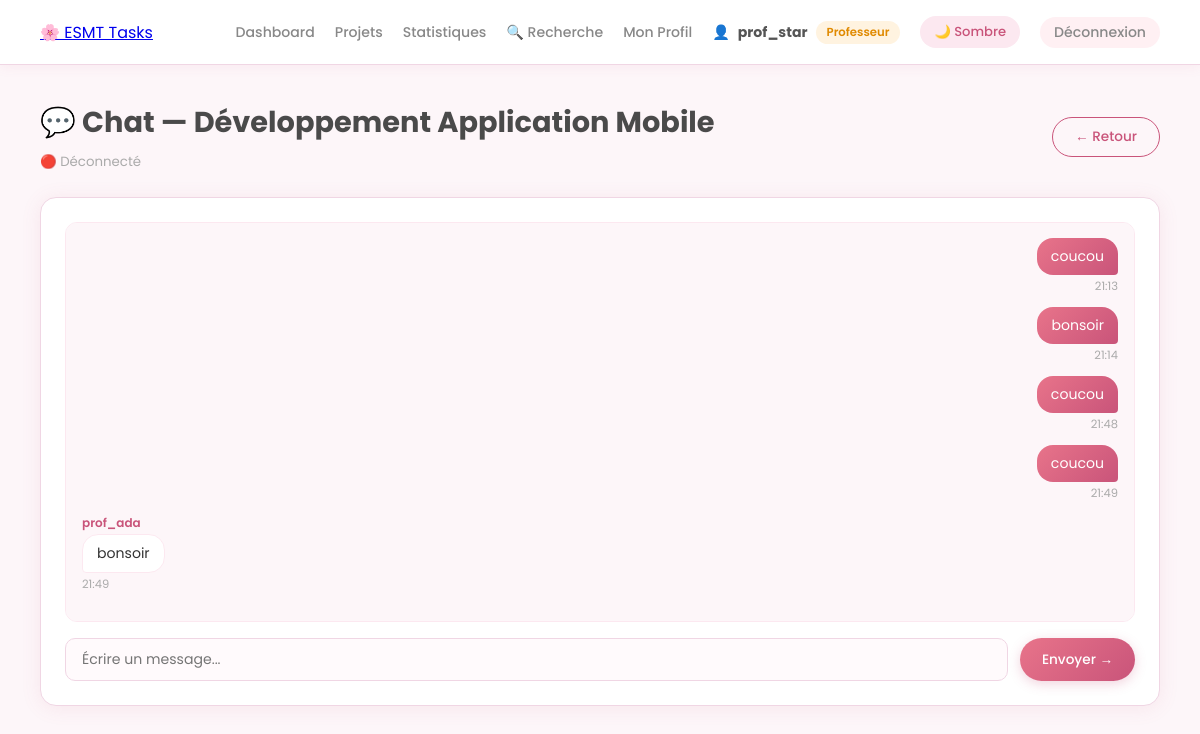
The page /api/projets/2/chat/ (signed in) on the database its author committed.
### accounts/models.py (models this page shows, shortened)
class User(AbstractUser):
    ROLE_CHOICES = [
        ('etudiant', 'Étudiant'),
        ('professeur', 'Professeur'),
    ]
    role = models.CharField(max_length=20, choices=ROLE_CHOICES, default='etudiant')
    avatar = models.ImageField(upload_to='avatars/', null=True, blank=True)

### projects/models.py (models this page shows, shortened)
class Project(models.Model):
    titre = models.CharField(max_length=200)
    description = models.TextField(blank=True)
    createur = models.ForeignKey(User, on_delete=models.CASCADE, related_name='projets_crees')
    membres = models.ManyToManyField(User, related_name='projets_membres', blank=True)
    date_creation = models.DateTimeField(auto_now_add=True)
    date_modification = models.DateTimeField(auto_now=True)

### chat/models.py (models this page shows, shortened)
class Message(models.Model):
    projet = models.ForeignKey(Project, on_delete=models.CASCADE, related_name='messages')
    auteur = models.ForeignKey(User, on_delete=models.CASCADE)
    contenu = models.TextField()
    date_envoi = models.DateTimeField(auto_now_add=True)
    class Meta:
        ordering = ['date_envoi']

### chat/views.py (the view)
# urls.py: path('projets/<int:projet_id>/chat/', views.chat_projet, name='chat_projet'),
@login_required
def chat_projet(request, projet_id):
    projet = get_object_or_404(Project, pk=projet_id)
    messages_anciens = Message.objects.filter(projet=projet).order_by('date_envoi')
    return render(request, 'chat/chat.html', {
        'projet': projet,
        'messages_anciens': messages_anciens,
    })

### templates/Chat/Chat.html (shortened to what this page needs)
{% extends 'base.html' %}
{% block content %}
<div style="display:flex; justify-content:space-between; align-items:center; margin-bottom:24px;">
    <div>
        <h2 style="font-size:1.8rem; font-weight:700; margin-bottom:4px;">
            💬 Chat — {{ projet.titre }}
        </h2>
        <small style="color:#aaa;" id="status">🔴 Connexion...</small>
    </div>
    <a href="{% url 'projet_detail' projet.pk %}" class="btn btn-outline-rose">
        ← Retour
    </a>
</div>
<div class="card" style="padding:24px;">
    <div class="messages-container" id="messages">
        {% for msg in messages_anciens %}
        <div class="message-bubble {% if msg.auteur == request.user %}moi{% else %}autre{% endif %}">
            {% if msg.auteur != request.user %}
            <span style="font-size:0.75rem; color:#c9547a; font-weight:600; margin-bottom:2px;">
                {{ msg.auteur.username }}
            </span>
            {% endif %}
            <div class="bubble-content">{{ msg.contenu }}</div>
            <span class="bubble-meta">
                {{ msg.date_envoi|date:"H:i" }}
            </span>
        </div>
        {% endfor %}
    </div>
    <div style="display:flex; gap:12px;">
        <input id="message-input" type="text" placeholder="Écrire un message..."
            class="input-esmt" style="flex:1;"
            onkeypress="if(event.key==='Enter') envoyerMessage()">
        <button onclick="envoyerMessage()" class="btn-rose">
            Envoyer →
        </button>
    </div>
</div>
{% endblock %}

### templates/base.html (shortened to what this page needs)
<!DOCTYPE html>
<html lang="fr">
<head>
    <link href="https://cdnjs.cloudflare.com/ajax/libs/font-awesome/6.4.0/css/all.min.css" rel="stylesheet">
</head>
<body>
{% if user.is_authenticated %}
<nav class="navbar">
    <a href="{% url 'dashboard' %}" class="navbar-brand">🌸 ESMT Tasks</a>
    <div class="navbar-right">
        <a href="{% url 'dashboard' %}">Dashboard</a>
        <a href="{% url 'projet_liste' %}">Projets</a>
        <a href="{% url 'statistiques' %}">Statistiques</a>
        <a href="{% url 'recherche' %}">🔍 Recherche</a>
        <a href="{% url 'profil' %}">Mon Profil</a>
        <span style="color:#888; font-size:0.88rem; display:flex; align-items:center; gap:8px;">
            👤 <strong style="color:#555;">{{ user.username }}</strong>
            <span class="badge {% if user.role == 'professeur' %}badge-gold{% else %}badge-rose{% endif %}">
                {{ user.get_role_display }}
            </span>
        </span>
        <button id="theme-btn" onclick="toggleTheme()"
            style="background: var(--pink-bg); border: none; border-radius: 20px;
            padding: 6px 14px; cursor: pointer; font-size: 0.82rem;
            color: var(--pink); font-family: Poppins, sans-serif; font-weight: 500;
            transition: all 0.2s;">
            🌙 Sombre
        </button>
        <a href="{% url 'deconnexion' %}" class="btn btn-danger btn-sm">Déconnexion</a>
    </div>
</nav>
{% endif %}
<div class="layout">
    <div class="main-content" style="{% if not user.is_authenticated %}margin-left:0;{% endif %}">
        {% block content %}{% endblock %}
 </div>
</div>
</body>
</html>

### templates/base.html (style rules this page uses)
:root { --pink: #c9547a; --pink-light: #e8748a; --pink-bg: #fce8f0; --pink-border: #f0d6e4; --pink-soft: #fdf6f9; --text: #4a4a4a; --text-muted: #999; --white: #fff; --shadow: 0 2px 20px rgba(201,84,122,0.10); --shadow-hover: 0 6px 24px rgba(201,84,122,0.18); --radius: 16px; --radius-sm: 10px; --radius-full: 25px; --gradient: linear-gradient(135deg, #e8748a, #c9547a); --sidebar-w: 220px; --navbar-h: 65px; --transition: all 0.2s ease; }
* { margin: 0; padding: 0; box-sizing: border-box; }
body { font-family: 'Poppins', sans-serif; background-color: var(--pink-soft); color: var(--text); transition: background 0.3s, color 0.3s; }
.navbar { background: var(--white); border-bottom: 1px solid var(--pink-border); padding: 0 40px; height: var(--navbar-h); display: flex; justify-content: space-between; align-items: center; box-shadow: 0 2px 12px rgba(201,84,122,0.08); position: fixed; top: 0; left: 0; right: 0; z-index: 100; }
.navbar-right { display: flex; align-items: center; gap: 20px; }
.navbar-right a { color: #888; text-decoration: none; font-size: 0.88rem; font-weight: 500; transition: var(--transition); }
.layout { display: flex; min-height: 100vh; padding-top: var(--navbar-h); }
.main-content { margin-left: 0; padding: 36px 40px; flex: 1; min-width: 0; max-width: 1200px; margin: 0 auto; width: 100%; }
.card { background: var(--white); border-radius: var(--radius); padding: 24px; box-shadow: var(--shadow); border: 1px solid var(--pink-border); margin-bottom: 20px; transition: var(--transition); }
.btn { padding: 9px 22px; border-radius: var(--radius-full); font-size: 0.85rem; font-weight: 500; cursor: pointer; border: none; text-decoration: none; display: inline-flex; align-items: center; gap: 6px; transition: var(--transition); font-family: 'Poppins', sans-serif; white-space: nowrap; }
.btn-danger { background: #fff0f3; color: #e05a7a; }
.btn-sm { padding: 5px 14px; font-size: 0.78rem; }
input[type=text], input[type=email], input[type=password], input[type=date], input[type=number], textarea, select { width: 100%; padding: 10px 16px; border: 1.5px solid var(--pink-border); border-radius: var(--radius-sm); font-family: 'Poppins', sans-serif; font-size: 0.88rem; outline: none; background: #fffafc; color: var(--text); transition: border 0.2s, box-shadow 0.2s; }
.badge { padding: 3px 11px; border-radius: 20px; font-size: 0.73rem; font-weight: 600; display: inline-block; }
.badge-gold { background: #fff3e0; color: #e08a00; }
.btn-rose { background: var(--gradient); color: white; padding: 9px 22px; border-radius: var(--radius-full); font-size: 0.85rem; font-weight: 500; cursor: pointer; border: none; text-decoration: none; display: inline-flex; align-items: center; gap: 6px; transition: var(--transition); font-family: 'Poppins', sans-serif; box-shadow: 0 3px 12px rgba(201,84,122,0.25); }
.btn-outline-rose { background: transparent; color: var(--pink); border: 1.5px solid var(--pink); padding: 9px 22px; border-radius: var(--radius-full); font-size: 0.85rem; font-weight: 500; cursor: pointer; text-decoration: none; display: inline-flex; align-items: center; gap: 6px; transition: var(--transition); font-family: 'Poppins', sans-serif; }
.input-esmt { width: 100%; padding: 10px 16px; border: 1.5px solid var(--pink-border); border-radius: var(--radius-sm); font-family: 'Poppins', sans-serif; font-size: 0.88rem; outline: none; background: #fffafc; color: var(--text); transition: border 0.2s, box-shadow 0.2s; }

### templates/Chat/Chat.html (style rules this page uses)
.messages-container { height: 400px; overflow-y: auto; padding: 16px; background: #fdf6f9; border-radius: 12px; border: 1px solid #fce8f0; margin-bottom: 16px; }
.message-bubble { display: flex; flex-direction: column; margin-bottom: 12px; }
.message-bubble.moi { align-items: flex-end; }
.message-bubble.autre { align-items: flex-start; }
.bubble-content { padding: 8px 14px; border-radius: 16px; max-width: 70%; font-size: 0.88rem; }
.moi .bubble-content { background: linear-gradient(135deg, #e8748a, #c9547a); color: white; border-radius: 16px 16px 4px 16px; }
.autre .bubble-content { background: white; color: #333; border: 1px solid #fce8f0; border-radius: 16px 16px 16px 4px; }
.bubble-meta { font-size: 0.72rem; color: #aaa; margin-top: 3px; }

### rows shown on the page
User: username "prof_star", role "Professeur"
Project: titre "Développement Application Mobile"
Message: contenu "coucou", date_envoi "21:13"
Message: contenu "bonsoir", date_envoi "21:14"
Message: contenu "coucou", date_envoi "21:48"
Message: contenu "coucou", date_envoi "21:49"
Message: auteur.username "prof_ada", contenu "bonsoir", date_envoi "21:49"
